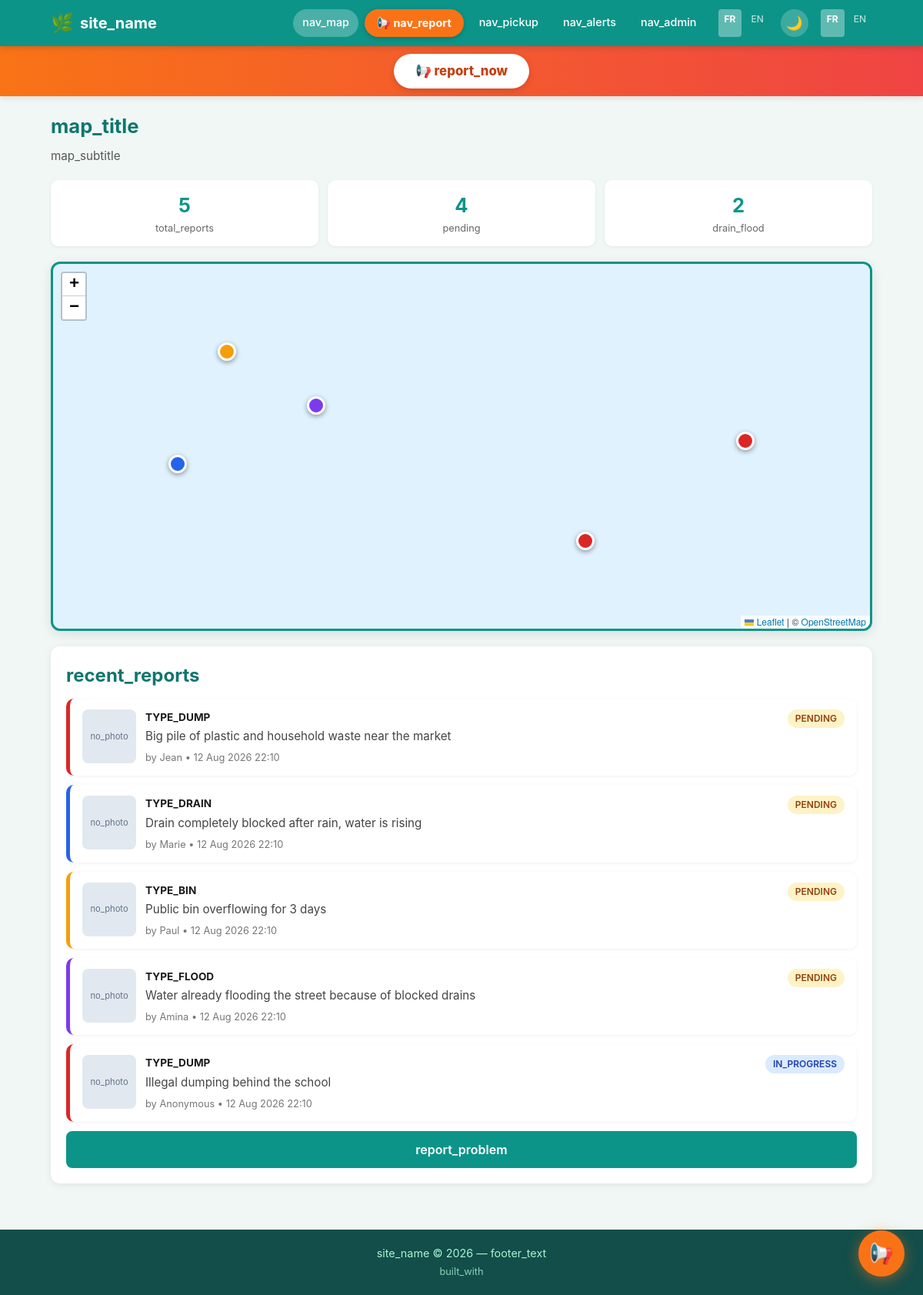
The page / on the database its author committed.
### tables this page shows
CREATE TABLE reports (
    id INT AUTO_INCREMENT PRIMARY KEY,
    type ENUM('dump', 'overflowing_bin', 'clogged_drain', 'flood_risk', 'other') NOT NULL,
    description TEXT,
    latitude DECIMAL(10, 8) NOT NULL,
    longitude DECIMAL(11, 8) NOT NULL,
    photo VARCHAR(255) DEFAULT NULL,
    status ENUM('pending', 'in_progress', 'resolved') DEFAULT 'pending',
    reporter_name VARCHAR(100) DEFAULT 'Anonymous',
    reporter_phone VARCHAR(20) DEFAULT NULL,
    created_at TIMESTAMP DEFAULT CURRENT_TIMESTAMP,
    updated_at TIMESTAMP DEFAULT CURRENT_TIMESTAMP ON UPDATE CURRENT_TIMESTAMP
);

### includes/lang.php (called while the page is built, shortened)
<?php
if (!function_exists('t')) {
    function t($key) {
        global $lang;
        return $lang[$key] ?? $key;
    }
}
?>

### index.php (the view, shortened to what this page needs)
<?php
require_once 'config/db.php';
require_once 'includes/lang.php';
$stmt = $pdo->query("SELECT * FROM reports ORDER BY created_at DESC");
$reports = $stmt->fetchAll();
$total = count($reports);
$pending = 0;
$drains = 0;
foreach ($reports as $r) {
    if ($r['status'] === 'pending') $pending++;
    if ($r['type'] === 'clogged_drain' || $r['type'] === 'flood_risk') $drains++;
}
include 'includes/header.php';
?>
<div class="container">
    <h1 class="page-title"><?php echo t('map_title'); ?></h1>
    <p class="page-subtitle"><?php echo t('map_subtitle'); ?></p>
    <div class="stats-bar">
        <div class="stat-card">
            <div class="stat-number"><?php echo $total; ?></div>
            <div class="stat-label"><?php echo t('total_reports'); ?></div>
        </div>
        <div class="stat-card">
            <div class="stat-number"><?php echo $pending; ?></div>
            <div class="stat-label"><?php echo t('pending'); ?></div>
        </div>
        <div class="stat-card">
            <div class="stat-number"><?php echo $drains; ?></div>
            <div class="stat-label"><?php echo t('drain_flood'); ?></div>
        </div>
    </div>
    <div id="map"></div>
    <div class="card">
        <h2 style="margin-bottom:12px; color:#0f766e;"><?php echo t('recent_reports'); ?></h2>
        <ul class="report-list">
            <?php if (empty($reports)): ?>
                <li><?php echo t('no_reports'); ?></li>
            <?php else: ?>
                <?php foreach (array_slice($reports, 0, 8) as $report): ?>
                    <li class="report-item <?php echo htmlspecialchars($report['type']); ?>">
                        <?php if (!empty($report['photo']) && file_exists($report['photo'])): ?>
                            <img src="<?php echo htmlspecialchars($report['photo']); ?>" alt="Photo" class="report-photo">
                        <?php else: ?>
                            <div class="report-photo-placeholder"><?php echo t('no_photo'); ?></div>
                        <?php endif; ?>
                        <div style="flex:1;">
                            <div class="report-type">
                                <?php
                                $labels = [
                                    'dump' => t('type_dump'),
                                    'overflowing_bin' => t('type_bin'),
                                    'clogged_drain' => t('type_drain'),
                                    'flood_risk' => t('type_flood'),
                                    'other' => t('type_other')
                                ];
                                echo $labels[$report['type']] ?? $report['type'];
                                ?>
                            </div>
                            <div class="report-desc"><?php echo htmlspecialchars($report['description'] ?: '-'); ?></div>
                            <div class="report-meta">
                                <?php echo t('by'); ?> <?php echo htmlspecialchars($report['reporter_name']); ?> •
                                <?php echo date('d M Y H:i', strtotime($report['created_at'])); ?>
                            </div>
                        </div>
                        <span class="status-badge status-<?php echo $report['status']; ?>">
                            <?php echo $report['status']; ?>
                        </span>
                    </li>
                <?php endforeach; ?>
            <?php endif; ?>
        </ul>
        <a href="report.php" class="btn btn-block" style="margin-top:10px;"><?php echo t('report_problem'); ?></a>
    </div>
</div>
<?php include 'includes/footer.php'; ?>

### includes/header.php (shortened to what this page needs)
<?php
require_once __DIR__ . '/lang.php';
?>
<!DOCTYPE html>
<html lang="<?php echo $_SESSION['lang']; ?>">
<head>
    <link rel="stylesheet" href="https://unpkg.com/leaflet@1.9.4/dist/leaflet.css" />
    <link rel="stylesheet" href="css/style.css">
</head>
<body>
    <header class="main-header">
        <div class="container">
            <a href="index.php" class="logo">
                <span class="logo-icon">🌿</span>
                <span class="logo-text"><?php echo t('site_name'); ?></span>
            </a>
            <nav class="main-nav">
                <a href="index.php" class="<?php echo basename($_SERVER['PHP_SELF']) == 'index.php' ? 'active' : ''; ?>"><?php echo t('nav_map'); ?></a>
                <a href="report.php" class="nav-report-btn <?php echo basename($_SERVER['PHP_SELF']) == 'report.php' ? 'active' : ''; ?>">
                    📢 <?php echo t('nav_report'); ?>
                </a>
                <a href="pickup.php" class="<?php echo basename($_SERVER['PHP_SELF']) == 'pickup.php' ? 'active' : ''; ?>"><?php echo t('nav_pickup'); ?></a>
                <a href="alerts.php" class="<?php echo basename($_SERVER['PHP_SELF']) == 'alerts.php' ? 'active' : ''; ?>"><?php echo t('nav_alerts'); ?></a>
                <a href="admin/" class="<?php echo strpos($_SERVER['PHP_SELF'], '/admin') !== false ? 'active' : ''; ?>"><?php echo t('nav_admin'); ?></a>
<span class="lang-switch">
    <a href="?lang=fr" class="<?php echo $_SESSION['lang'] === 'fr' ? 'active-lang' : ''; ?>">FR</a>
    <a href="?lang=en" class="<?php echo $_SESSION['lang'] === 'en' ? 'active-lang' : ''; ?>">EN</a>
</span>
<button class="theme-toggle" id="themeToggle" title="Switch theme">🌙</button>
                <span class="lang-switch">
                    <a href="?lang=fr" class="<?php echo $_SESSION['lang'] === 'fr' ? 'active-lang' : ''; ?>">FR</a>
                    <a href="?lang=en" class="<?php echo $_SESSION['lang'] === 'en' ? 'active-lang' : ''; ?>">EN</a>
                </span>
            </nav>
        </div>
    </header>
    <?php if (basename($_SERVER['PHP_SELF']) !== 'report.php'): ?>
    <div class="report-cta-bar">
        <div class="container">
            <a href="report.php" class="btn-report-cta">
                📢 <?php echo t('report_now'); ?>
            </a>
        </div>
    </div>
    <?php endif; ?>
    <main>

### includes/footer.php (shortened to what this page needs)
</main>
    <footer class="main-footer">
        <div class="container">
            <p><?php echo t('site_name'); ?> &copy; <?php echo date('Y'); ?> — <?php echo t('footer_text'); ?></p>
            <p class="small"><?php echo t('built_with'); ?></p>
        </div>
    </footer>
    <?php if (basename($_SERVER['PHP_SELF']) !== 'report.php'): ?>
    <a href="report.php" class="floating-report-btn" title="<?php echo t('report_now'); ?>">
        📢
    </a>
    <?php endif; ?>
</body>
</html>

### rows shown on the page
reports: type "TYPE_DUMP", description "Big pile of plastic and household waste near the market", reporter_name "Jean", created_at "12 Aug 2026 22:10", status "PENDING"
reports: type "TYPE_DRAIN", description "Drain completely blocked after rain, water is rising", reporter_name "Marie", created_at "12 Aug 2026 22:10", status "PENDING"
reports: type "TYPE_BIN", description "Public bin overflowing for 3 days", reporter_name "Paul", created_at "12 Aug 2026 22:10", status "PENDING"
reports: type "TYPE_FLOOD", description "Water already flooding the street because of blocked drains", reporter_name "Amina", created_at "12 Aug 2026 22:10", status "PENDING"
reports: type "TYPE_DUMP", description "Illegal dumping behind the school", reporter_name "Anonymous", created_at "12 Aug 2026 22:10", status "IN_PROGRESS"

### other values the page prints
t('site_name') "site_name"
t('nav_map') "nav_map"
t('nav_report') "nav_report"
t('nav_pickup') "nav_pickup"
t('nav_alerts') "nav_alerts"
t('nav_admin') "nav_admin"
t('report_now') "report_now"
t('map_title') "map_title"
t('map_subtitle') "map_subtitle"
$total "5"
t('total_reports') "total_reports"
$pending "4"
t('pending') "pending"
$drains "2"
t('drain_flood') "drain_flood"
